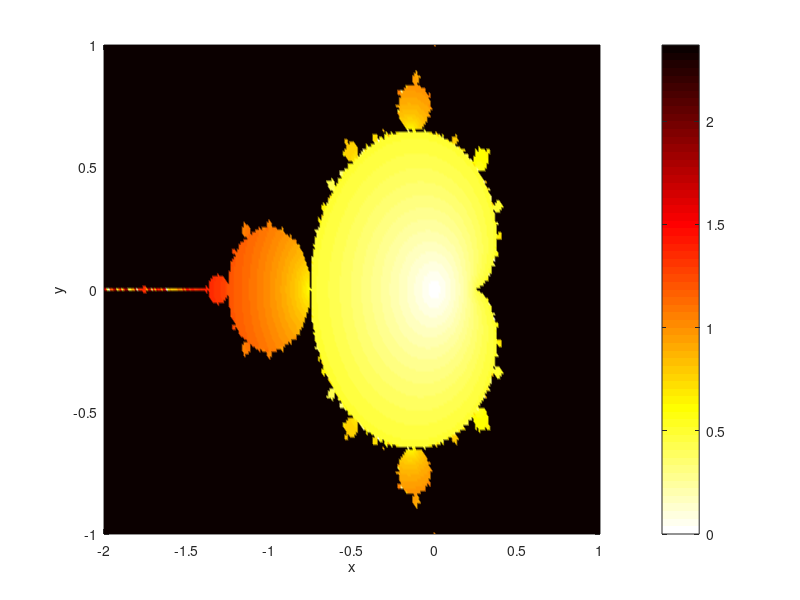

Source code (MATLAB):
[X, Y] = meshgrid(-2:0.01:1, -1:0.01:1);
C = X + 1i*Y;
Z = C;

for i = 1:400
    Z = Z.^2 + C;
end

hf = figure;
ha = axes(hf);
hp = pcolor(ha, X, Y, abs(Z));
shading(ha, 'interp')
xlabel('x')
ylabel('y')
colorbar();
colormap(flipud(colormap('hot')));